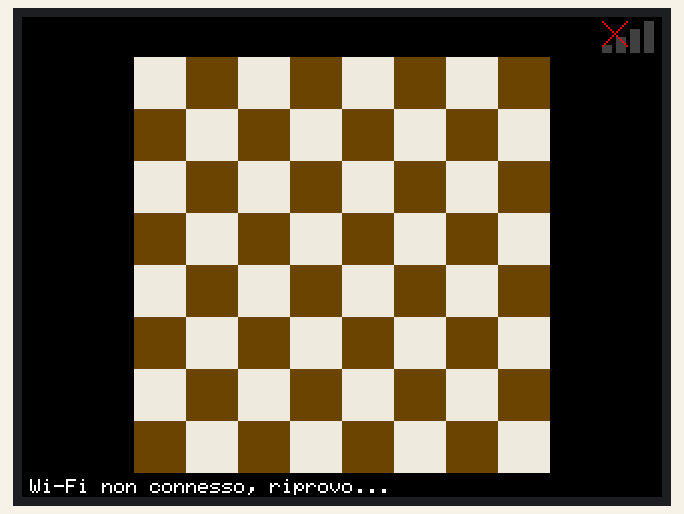
Simulated run of this sketch. Board: ESP32. Parts: 320×240 colour display. WiFi joins after 1.5 s; servers stay silent unless stated; what the sketch prints to the serial monitor is not drawn.

Above: at 0.3 s.
At 1.8 s:
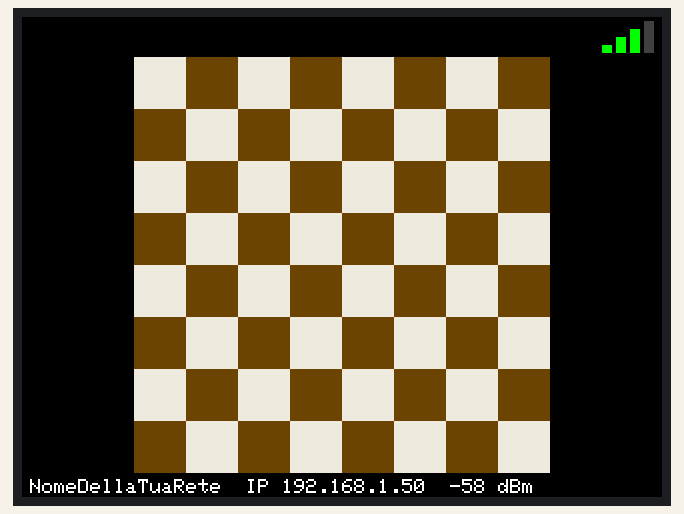

The sketch:

test_wifi_display.ino
```cpp
/*
 * TEST WI-FI + DISPLAY - ESP32
 * Si collega al Wi-Fi e mostra in alto a destra un simbolo di segnale:
 *   tacche verdi = connesso (piu' tacche = segnale piu' forte)
 *   tacche grigie con X rossa = non connesso (riprova da solo ogni 10 s)
 * In basso: rete, indirizzo IP e potenza del segnale.
 * Librerie: Adafruit ILI9341 (+ Adafruit GFX). WiFi e' gia' inclusa nell'ESP32.
 */
#include <WiFi.h>
#include <SPI.h>
#include <Adafruit_GFX.h>
#include <Adafruit_ILI9341.h>

// ===================== CONFIGURAZIONE =====================
const char* WIFI_NOME     = "NomeDellaTuaRete";   // <<< MODIFICA: nome della rete (SSID)
const char* WIFI_PASSWORD = "LaTuaPassword";      // <<< MODIFICA: password
#define ROTAZIONE 1                               // <<< MODIFICA: 1 o 3, come nel test display
#define TFT_CS  27
#define TFT_DC  26
#define TFT_RST 25
// ==========================================================

Adafruit_ILI9341 tft(TFT_CS, TFT_DC, TFT_RST);

const int LATO = 26, X0 = (320 - 8 * LATO) / 2, Y0 = 20;   // scacchiera come nel test display
int ultimoStato = -1;            // per ridisegnare solo quando cambia qualcosa
unsigned long ultimoTentativo = 0;

void disegnaScacchiera() {
  tft.fillScreen(ILI9341_BLACK);
  for (int r = 0; r < 8; r++)
    for (int f = 0; f < 8; f++)
      tft.fillRect(X0 + f * LATO, Y0 + (7 - r) * LATO, LATO, LATO, ((f + r) & 1) ? 0xEF5B : 0x6A20);
}

// Simbolo Wi-Fi: 4 tacche crescenti in alto a destra
void disegnaWifi(int tacche, bool connesso) {
  const int x = 290, y = 2;
  tft.fillRect(x - 2, y, 32, 16, ILI9341_BLACK);            // cancella il vecchio simbolo
  for (int i = 0; i < 4; i++) {
    int h = 4 + i * 4;
    uint16_t col = (connesso && i < tacche) ? ILI9341_GREEN : 0x4208;   // verde o grigio
    tft.fillRect(x + i * 7, y + 16 - h, 5, h, col);
  }
  if (!connesso) {                                          // X rossa
    tft.drawLine(x, y, x + 12, y + 12, ILI9341_RED);
    tft.drawLine(x + 12, y, x, y + 12, ILI9341_RED);
  }
}

// RSSI (dBm) -> numero di tacche
int tacche(int rssi) {
  if (rssi > -55) return 4;
  if (rssi > -65) return 3;
  if (rssi > -75) return 2;
  return 1;
}

void scriviInfo(const String& riga) {
  tft.fillRect(0, 230, 320, 10, ILI9341_BLACK);
  tft.setTextSize(1);
  tft.setTextColor(ILI9341_WHITE);
  tft.setCursor(4, 231);
  tft.print(riga);
}

void setup() {
  Serial.begin(115200);
  SPI.begin();
  tft.begin();
  tft.setRotation(ROTAZIONE);
  disegnaScacchiera();
  disegnaWifi(0, false);
  scriviInfo("Connessione a " + String(WIFI_NOME) + "...");

  WiFi.mode(WIFI_STA);
  WiFi.setAutoReconnect(true);
  WiFi.begin(WIFI_NOME, WIFI_PASSWORD);
  ultimoTentativo = millis();
}

void loop() {
  bool ok = WiFi.status() == WL_CONNECTED;
  int t = ok ? tacche(WiFi.RSSI()) : 0;
  int stato = ok ? t : 0;

  if (stato != ultimoStato) {                    // ridisegna solo se cambia
    disegnaWifi(t, ok);
    if (ok) {
      String info = String(WIFI_NOME) + "  IP " + WiFi.localIP().toString() + "  " + WiFi.RSSI() + " dBm";
      scriviInfo(info);
      Serial.println("Connesso: " + info);
    } else {
      scriviInfo("Wi-Fi non connesso, riprovo...");
      Serial.println("Wi-Fi non connesso");
    }
    ultimoStato = stato;
  }

  // se non connesso, riprova ogni 10 secondi
  if (!ok && millis() - ultimoTentativo > 10000) {
    WiFi.disconnect();
    WiFi.begin(WIFI_NOME, WIFI_PASSWORD);
    ultimoTentativo = millis();
  }
  delay(500);
}
```
